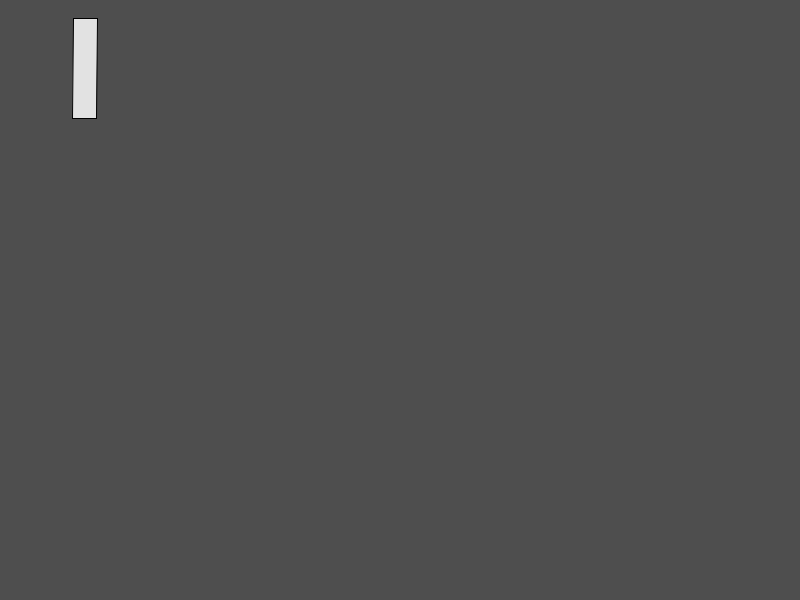
Frame 1 (no input)
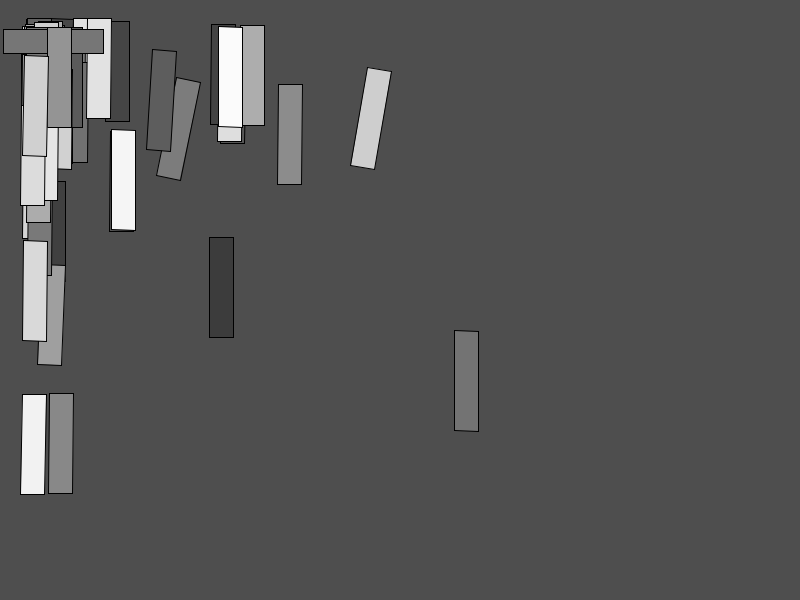
Frame 60 (the mouse pressed at the canvas centre just before this capture)
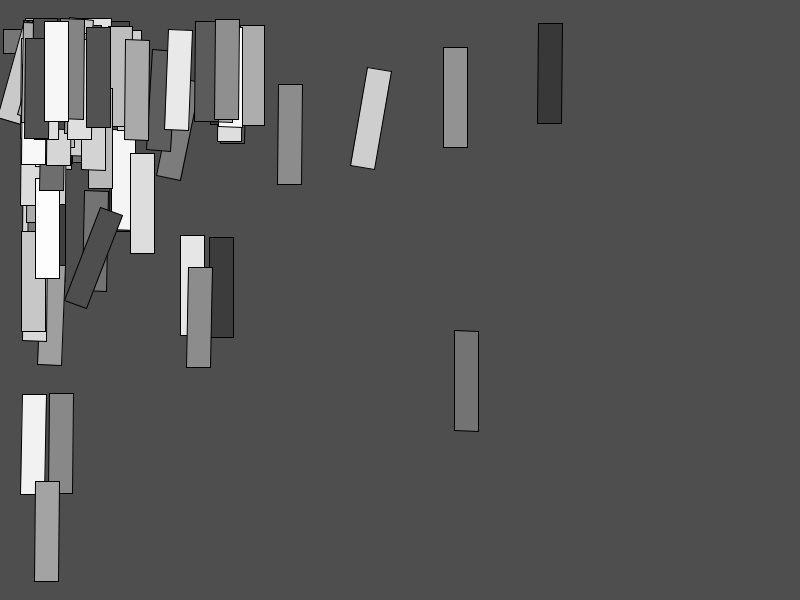
Frame 120 (the mouse held since frame 60 and released just before this capture)

The Processing sketch that drew these frames (run headless with seeded random() and noise(); from frame 60 on, the mouse is pressed at the canvas centre):

// Processing sketch: processing_180452
// ── processing_180452.pde

void setup ( )
{
  size (800,600);
  background(random(122));
}

void draw ( )
{
  translate (width/random(1,39),height/random(1,34));
  rotate(PI/random(1,923));
  fill(random(55,255));
  rect(0,0,030,100);
}
